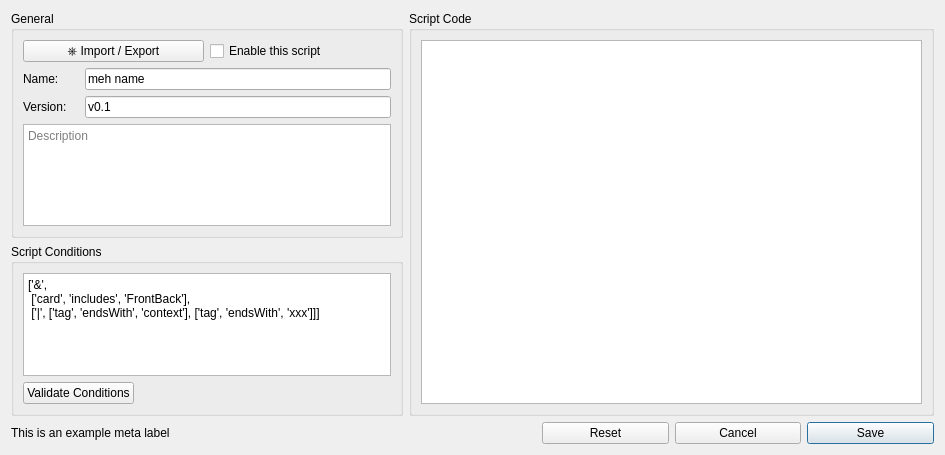
<?xml version="1.0" encoding="UTF-8"?>
<ui version="4.0">
 <class>TWWrapConfig</class>
 <widget class="QWidget" name="TWWrapConfig">
  <property name="geometry">
   <rect>
    <x>0</x>
    <y>0</y>
    <width>945</width>
    <height>455</height>
   </rect>
  </property>
  <property name="windowTitle">
   <string>Form</string>
  </property>
  <layout class="QGridLayout" name="gridLayout_2">
   <item row="0" column="3" rowspan="2" colspan="4">
    <widget class="QGroupBox" name="statementsForInsertion">
     <property name="toolTip">
      <string>&lt;html&gt;&lt;head/&gt;&lt;body&gt;&lt;p&gt;Every iteration has a default style with the name &amp;quot;default&amp;quot;. If no other style is applied, and no rule is applicable, the &amp;quot;default&amp;quot; style will be used.&lt;/p&gt;&lt;/body&gt;&lt;/html&gt;</string>
     </property>
     <property name="title">
      <string>Script Code</string>
     </property>
     <layout class="QGridLayout" name="gridLayout_4">
      <item row="0" column="0" colspan="2">
       <widget class="QPlainTextEdit" name="codeTextEdit"/>
      </item>
     </layout>
    </widget>
   </item>
   <item row="0" column="0" colspan="3">
    <widget class="QGroupBox" name="generalOptions">
     <property name="toolTip">
      <string>&lt;html&gt;&lt;head/&gt;&lt;body&gt;&lt;p&gt;The input syntax of the iteration. This will be used to detect sets in the card content.&lt;/p&gt;&lt;/body&gt;&lt;/html&gt;</string>
     </property>
     <property name="title">
      <string>General</string>
     </property>
     <layout class="QGridLayout" name="gridLayout">
      <item row="2" column="0">
       <widget class="QLabel" name="nameLabel">
        <property name="text">
         <string>Name:</string>
        </property>
       </widget>
      </item>
      <item row="4" column="0" colspan="6">
       <widget class="QPlainTextEdit" name="descriptionTextEdit">
        <property name="placeholderText">
         <string>Description</string>
        </property>
       </widget>
      </item>
      <item row="1" column="3" colspan="2">
       <widget class="QCheckBox" name="enableScriptCheckBox">
        <property name="toolTip">
         <string>&lt;html&gt;&lt;head/&gt;&lt;body&gt;&lt;p&gt;Advanced feature. Check this if you want to treat the content of the &amp;quot;Open Delimiter&amp;quot;, &amp;quot;Close Delimiter&amp;quot;, and &amp;quot;Field separator&amp;quot; as regular expressions.&lt;/p&gt;&lt;/body&gt;&lt;/html&gt;</string>
        </property>
        <property name="text">
         <string>Enable this script</string>
        </property>
       </widget>
      </item>
      <item row="1" column="0" colspan="3">
       <widget class="QPushButton" name="importButton">
        <property name="text">
         <string>⎈ Import / Export</string>
        </property>
       </widget>
      </item>
      <item row="2" column="1" colspan="5">
       <widget class="QLineEdit" name="nameLineEdit">
        <property name="text">
         <string>meh name</string>
        </property>
       </widget>
      </item>
      <item row="3" column="0">
       <widget class="QLabel" name="label">
        <property name="text">
         <string>Version:</string>
        </property>
       </widget>
      </item>
      <item row="3" column="1" colspan="5">
       <widget class="QLineEdit" name="versionLineEdit">
        <property name="text">
         <string>v0.1</string>
        </property>
       </widget>
      </item>
     </layout>
    </widget>
   </item>
   <item row="5" column="6">
    <widget class="QPushButton" name="saveButton">
     <property name="text">
      <string>Save</string>
     </property>
     <property name="autoDefault">
      <bool>true</bool>
     </property>
     <property name="default">
      <bool>true</bool>
     </property>
    </widget>
   </item>
   <item row="5" column="5">
    <widget class="QPushButton" name="cancelButton">
     <property name="text">
      <string>Cancel</string>
     </property>
    </widget>
   </item>
   <item row="5" column="0" colspan="4">
    <widget class="QLabel" name="metaLabel">
     <property name="text">
      <string>This is an example meta label</string>
     </property>
     <property name="wordWrap">
      <bool>true</bool>
     </property>
    </widget>
   </item>
   <item row="1" column="0" colspan="3">
    <widget class="QGroupBox" name="scriptConditions">
     <property name="toolTip">
      <string>&lt;html&gt;&lt;head/&gt;&lt;body&gt;&lt;p&gt;The input syntax of the iteration. This will be used to detect sets in the card content.&lt;/p&gt;&lt;/body&gt;&lt;/html&gt;</string>
     </property>
     <property name="title">
      <string>Script Conditions</string>
     </property>
     <layout class="QGridLayout" name="gridLayout_3">
      <item row="0" column="1" colspan="2">
       <widget class="QPlainTextEdit" name="conditionsTextEdit">
        <property name="plainText">
         <string>['&amp;',
 ['card', 'includes', 'FrontBack'],
 ['|', ['tag', 'endsWith', 'context'], ['tag', 'endsWith', 'xxx']]]</string>
        </property>
       </widget>
      </item>
      <item row="1" column="1">
       <widget class="QPushButton" name="validateButton">
        <property name="text">
         <string>Validate Conditions</string>
        </property>
       </widget>
      </item>
      <item row="1" column="2">
       <spacer name="horizontalSpacer_3">
        <property name="orientation">
         <enum>Qt::Horizontal</enum>
        </property>
        <property name="sizeHint" stdset="0">
         <size>
          <width>40</width>
          <height>20</height>
         </size>
        </property>
       </spacer>
      </item>
     </layout>
    </widget>
   </item>
   <item row="5" column="4">
    <widget class="QPushButton" name="resetButton">
     <property name="enabled">
      <bool>true</bool>
     </property>
     <property name="text">
      <string>Reset</string>
     </property>
     <property name="default">
      <bool>false</bool>
     </property>
     <property name="flat">
      <bool>false</bool>
     </property>
    </widget>
   </item>
  </layout>
 </widget>
 <resources/>
 <connections/>
</ui>
